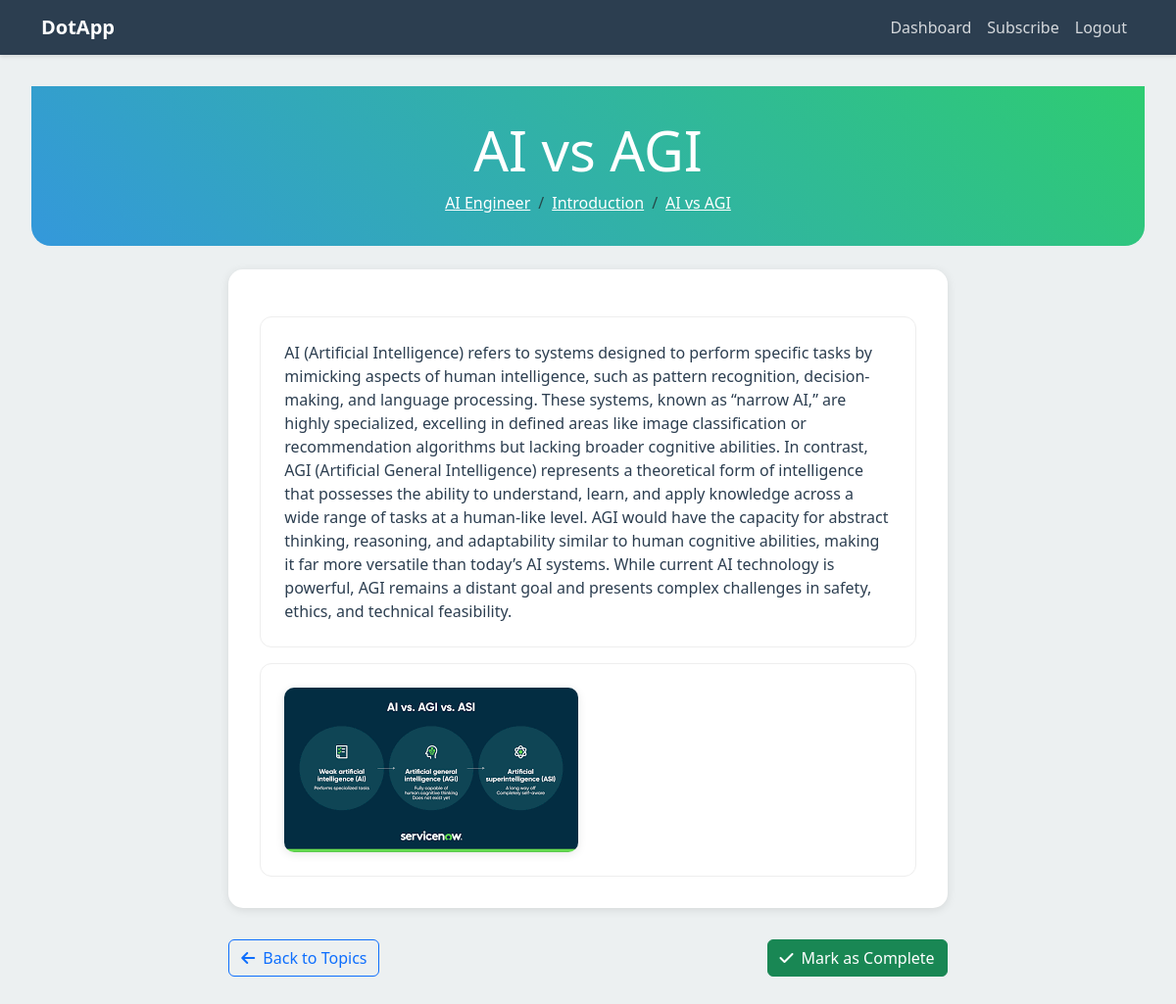
The page /editor/topic/7/ on the database its author committed.
### editor/models.py (models this page shows, shortened)
class Topic(models.Model):
    subdot = models.ForeignKey(SubDot, related_name='topics', on_delete=models.CASCADE)
    title = models.CharField(max_length=255)
    content = models.TextField()
    code = models.TextField(blank=True, null=True)
    image = models.ImageField(upload_to='images/', blank=True, null=True)
    audio = models.FileField(upload_to='audio/', blank=True, null=True)
    timestamps = models.JSONField(blank=True, null=True)
    created_by = models.ForeignKey(Editor, on_delete=models.CASCADE, null=True, blank=True, related_name='created_topics')
    order = models.IntegerField(default=1)

class SubDot(models.Model):
    dot = models.ForeignKey(Dot, on_delete=models.CASCADE, related_name="subdots")
    title = models.CharField(max_length=200)
    content = models.TextField()
    code_snippet = models.TextField(blank=True)
    image_url = models.URLField(blank=True)
    order = models.IntegerField(default=1)
    created_by = models.ForeignKey(Editor, on_delete=models.CASCADE, null=True, blank=True, related_name='created_subdots')

class Dot(models.Model):
    track = models.ForeignKey(Track, on_delete=models.CASCADE, related_name="dots")
    description = models.TextField(null=True, blank=True)
    title = models.CharField(max_length=200)
    order = models.IntegerField(default=1)
    created_by = models.ForeignKey(Editor, on_delete=models.CASCADE, null=True, blank=True, related_name='created_dots')

class Track(models.Model):
    title = models.CharField(max_length=200)
    description = models.TextField()
    created_at = models.DateTimeField(default=now)
    created_by = models.ForeignKey(Editor, on_delete=models.CASCADE, null=True, blank=True, related_name='created_tracks')

### editor/views.py (the view)
# urls.py: path('topic/<int:topic_id>/', view_topic, name='view_topic'),
def view_topic(request, topic_id):
    topic = Topic.objects.get(id=topic_id)
    context = {
        'topic': topic,
        'timestamps': json.dumps(topic.timestamps) if topic.timestamps else '[]'
    }
    return render(request, 'editor/topic_detail.html', context)

### editor/templates/editor/topic_detail.html (shortened to what this page needs)
{% extends 'editor/base.html' %}
{% block extra_css %}
    <link rel="stylesheet" href="https://cdnjs.cloudflare.com/ajax/libs/font-awesome/6.0.0/css/all.min.css">
    <link rel="stylesheet" href="https://cdnjs.cloudflare.com/ajax/libs/prism/1.24.1/themes/prism.min.css">
{% endblock %}
{% block content %}
    <div class="topic-header mb-4">
        <div class="container">
            <div class="text-center">
                <h1 class="display-4">{{ topic.title }}</h1>
                <nav aria-label="breadcrumb">
                    <ol class="breadcrumb justify-content-center bg-transparent mb-0">
                        <li class="breadcrumb-item">
                            <a href="{% url 'view_Dots' track_id=topic.subdot.dot.track.id %}" class="text-white">
                                {{ topic.subdot.dot.track.title }}
                            </a>
                        </li>
                        <li class="breadcrumb-item">
                            <a href="{% url 'view_subdots' Dot_id=topic.subdot.dot.id %}" class="text-white">
                                {{ topic.subdot.dot.title }}
                            </a>
                        </li>
                        <li class="breadcrumb-item">
                            <a href="{% url 'view_topics' topic.subdot.id %}" class="text-white">
                                {{ topic.subdot.title }}
                            </a>
                        </li>
                    </ol>
                </nav>
            </div>
        </div>
    </div>
    <div class="container">
        <div class="row justify-content-center">
            <div class="col-lg-8">
                <div class="topic-content">
                    {% if topic.content %}
                        <div class="topic-section content-section" data-content-id="text-content" data-content-type="text">
                            {{ topic.content|safe }}
                        </div>
                    {% endif %}
                    {% if topic.image %}
                        <div class="topic-section content-section" data-content-id="image-content" data-content-type="image">
                            <img src="{{ topic.image.url }}" alt="Topic image" class="topic-image" onclick="openModal(this.src)">
                        </div>
                    {% endif %}
                </div>
                <div class="d-flex justify-content-between mb-4">
                    <a href="{% url 'view_topics' topic.subdot.id %}" class="btn btn-outline-primary">
                        <i class="fas fa-arrow-left me-2"></i>Back to Topics
                    </a>
                    {% if not topic.completed %}
                        <button onclick="markAsComplete()" class="btn btn-success">
                            <i class="fas fa-check me-2"></i>Mark as Complete
                        </button>
                    {% endif %}
                </div>
            </div>
        </div>
    </div>
{% endblock %}

### editor/templates/editor/base.html (style rules this page uses)
:root { --primary-color: #3498db; --secondary-color: #2ecc71; --dark-color: #2c3e50; --light-color: #ecf0f1; }
body { font-family: 'Segoe UI', Tahoma, Geneva, Verdana, sans-serif; background-color: var(--light-color); color: var(--dark-color); }

### editor/templates/editor/topic_detail.html (style rules this page uses)
.topic-header { background: linear-gradient(45deg, var(--primary-color), var(--secondary-color)); color: white; padding: 2rem 0; margin-bottom: 2rem; border-radius: 0 0 20px 20px; }
.topic-content { background: white; border-radius: 15px; box-shadow: 0 2px 10px rgba(0,0,0,0.1); padding: 2rem; margin-bottom: 2rem; }
.topic-section { margin-bottom: 2rem; }
.topic-section:last-child { margin-bottom: 0; }
.topic-image { max-width: 100%; height: auto; border-radius: 10px; box-shadow: 0 2px 10px rgba(0,0,0,0.1); cursor: pointer; transition: transform 0.3s ease; }
.content-section { padding: 1.5rem; margin: 1rem 0; border-radius: 12px; transition: all 0.5s ease; border: 1px solid #eee; }

### rows shown on the page
Topic: title "AI vs AGI", subdot.dot.track "AI Engineer", subdot.dot "Introduction", subdot "AI vs AGI", content "AI (Artificial Intelligence) refers to systems designed to perform specific tasks by mimicking aspects of human intelligence, such as pattern recognition, decision-making, and language processing. These systems, known as “narrow AI,” are highly specialized, excelling in defined areas like image classification or recommendation algorithms but lacking broader cognitive abilities. In contrast, AGI (Artificial General Intelligence) represents a theoretical form of intelligence that possesses the ability to understand, learn, and apply knowledge across a wide range of tasks at a human-like level. AGI would have the capacity for abstract thinking, reasoning, and adaptability similar to human…", image (picture)
